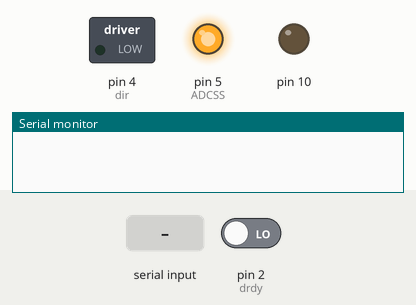
Bench run of a sketch on a simulated Arduino Uno, built with avr-gcc and run on an emulated ATmega328P. Parts: switched loads named in the sketch (green lamp = pin HIGH), output pins drawn as LEDs (lit = HIGH), the last lines printed to the serial monitor. The test bench sets the inputs (shaded band); at power-on: pin 2 (drdy) LOW.

Above: at 1.2 s.
1.3 s: "s" received over Serial
At 2.3 s:
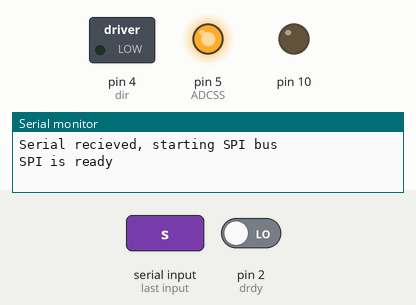
2.8 s: "1" received over Serial
At 4.0 s:
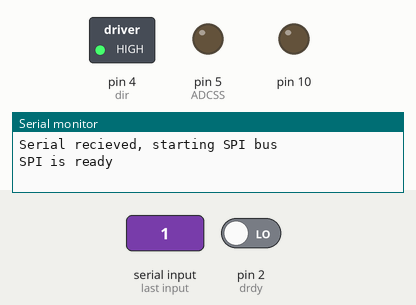
4.3 s: "s" received over Serial
At 5.5 s:
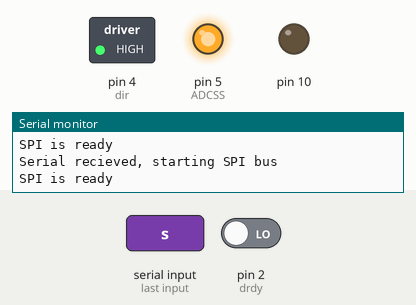
5.8 s: "0" received over Serial
At 6.4 s:
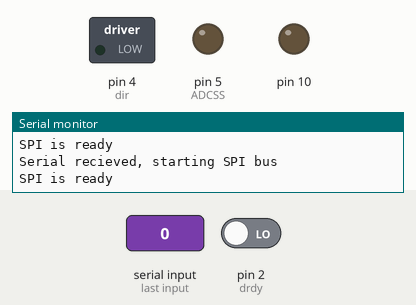
Timing chart, 0 to 8.3 s (numbered marks = the images above; inputs shaded):
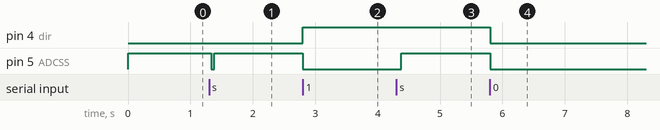

Measured:
- after the input at 1.3 s, pin 5 (ADCSS): HIGH → LOW at once, → HIGH 0.05 s later
- after the input at 2.8 s, pin 4 (dir): LOW → HIGH at once; pin 5 (ADCSS): HIGH → LOW at once
- after the input at 4.3 s, pin 5 (ADCSS): LOW → HIGH after 0.08 s
- after the input at 5.8 s, pin 4 (dir), pin 5 (ADCSS): HIGH → LOW at once

The sketch:

Motor_Dynamics.ino
```cpp
#include <SPI.h>

byte setup_byte = B01000110;
byte clock_byte = B00001110;
byte setup_comm = B00010000;
byte clock_comm = B00100000;
byte data1_comm = B00111000;

int ADCSS = 5;

volatile unsigned int pos;
unsigned long t1 = millis();
int drdy = 2;
int dir = 4;
int enable = 5;
int data[250];
int output = 0;
boolean direc;
boolean on;
boolean serial = true;
int error1 = 0;
int error2 = 0;
int index = 0;

int DL_MinPower = 64;
int DL_MaxPower = 255;
int DL_MinPosition = 20;
int DL_MaxPosition = 4000;
int DL_FineControlDist = 400;
int DL_Overshoot = 4;
int DL_MinMovement = 8;
int DL_ProportionalConst = 1;
//int DL_IntegralConst = 1;

void setup() {
  Serial.begin(115200);
  pinMode(drdy, INPUT);
  pinMode(10, OUTPUT);
  pinMode(ADCSS, OUTPUT);
  pinMode(dir, OUTPUT);
  pinMode(enable, OUTPUT);
  digitalWrite(enable, HIGH);
  digitalWrite(ADCSS, HIGH);
}

void loop() {
  delay(1);
}

void readData() {
  digitalWrite(ADCSS, LOW);
  SPI.transfer(data1_comm);
  unsigned int in1 = (int)SPI.transfer(0);
  byte in2 = SPI.transfer(0);
  pos = (in1 << 4) ^ (in2 >> 4);
  digitalWrite(ADCSS, HIGH);
  if(index < 250) {
    data[index] = pos;
    index++;
  } else {
    detachInterrupt(0);
    digitalWrite(enable, HIGH);
    for(int i = 0; i < 250; i++) {
      Serial.println(data[i]);
    }
  }
}

void serialEvent() {
  if(Serial.peek() == 's') {
    Serial.println("Serial recieved, starting SPI bus");
    setupSPI();
  }
  if(Serial.peek() == '1') {
    attachInterrupt(0, readData, FALLING);
    digitalWrite(dir, HIGH);
    digitalWrite(enable, LOW);
  }
  if(Serial.peek() == '0') {
    attachInterrupt(0, readData, FALLING);
    digitalWrite(dir, LOW);
    digitalWrite(enable, LOW);
  }
  while(Serial.available()) {
    Serial.read();
  }
}

void setupSPI() {
  SPI.begin();
  delay(10);
  SPI.setBitOrder(MSBFIRST);
  delay(10);
  SPI.setDataMode(SPI_MODE3);
  delay(10);
  digitalWrite(ADCSS, LOW);
  delay(10);
  SPI.transfer(clock_comm);
  delay(10);
  SPI.transfer(clock_byte);
  delay(10);
  SPI.transfer(setup_comm);
  delay(10);
  SPI.transfer(setup_byte);
  delay(10);
  digitalWrite(ADCSS, HIGH);
  delay(10);

  Serial.println("SPI is ready");
}
```
